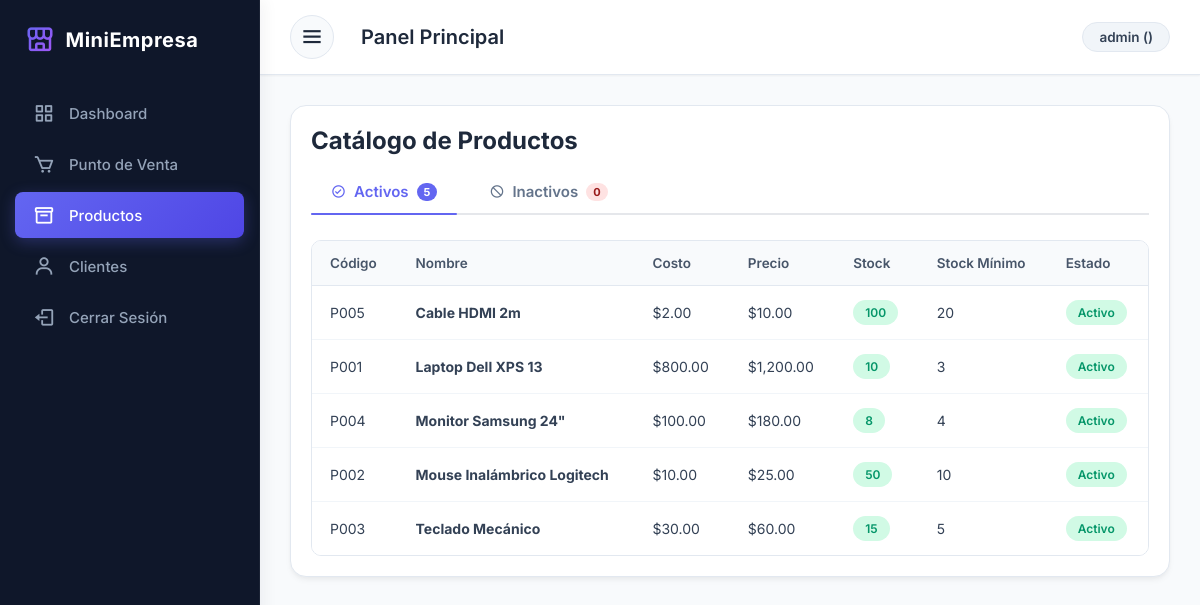
The page /index.php?action=productos (signed in) on the database its author committed.
### tables this page shows
CREATE TABLE IF NOT EXISTS productos (
    id INT AUTO_INCREMENT PRIMARY KEY,
    codigo VARCHAR(50) NOT NULL UNIQUE,
    nombre VARCHAR(150) NOT NULL,
    descripcion TEXT,
    costo DECIMAL(10,2) NOT NULL,
    precio DECIMAL(10,2) NOT NULL,
    stock INT NOT NULL DEFAULT 0,
    stock_minimo INT NOT NULL DEFAULT 5,
    estado BOOLEAN DEFAULT TRUE,
    fecha_creacion TIMESTAMP DEFAULT CURRENT_TIMESTAMP
);

### controllers/ProductController.php (called while the page is built, shortened)
<?php
require_once 'models/Producto.php';
class ProductController {
    public function index() {
        $db = (new Database())->getConnection();
        $productoModel = new Producto($db);
        $productos = $productoModel->obtenerTodosParaCatalogo();
        require_once 'views/productos/index.php';
    }
}
?>

### models/Producto.php (called while the page is built, shortened)
<?php
class Producto {
    private $conn;
    public function __construct($db) {
        $this->conn = $db;
    }
    public function obtenerTodosParaCatalogo() {
        $query = "CALL sp_obtener_todos_los_productos()";
        $stmt = $this->conn->prepare($query);
        $stmt->execute();
        return $stmt->fetchAll(PDO::FETCH_ASSOC);
    }
}
?>

### views/productos/index.php (the view, shortened to what this page needs)
<?php
require_once 'views/layout/header.php';
$productos_activos = array_filter($productos, function($p) {
    return (int)$p['estado'] === 1;
});
$productos_inactivos = array_filter($productos, function($p) {
    return (int)$p['estado'] === 0;
});
?>
<div class="card p-20">
    <div class="flex-between">
        <h2>Catálogo de Productos</h2>
    </div>
    <div class="tab-container">
        <button class="tab-button active" onclick="switchTab('activos', this)">
            <i class='bx bx-check-circle'></i> Activos
            <span class="tab-badge"><?= count($productos_activos) ?></span>
        </button>
        <button class="tab-button" onclick="switchTab('inactivos', this)">
            <i class='bx bx-block'></i> Inactivos
            <span class="tab-badge" style="background-color: #fee2e2; color: #991b1b;"><?= count($productos_inactivos) ?></span>
        </button>
    </div>
    <div id="tab-activos" class="tab-content active">
        <table class="table">
            <thead>
                <tr>
                    <th>Código</th>
                    <th>Nombre</th>
                    <th>Costo</th>
                    <th>Precio</th>
                    <th>Stock</th>
                    <th>Stock Mínimo</th>
                    <th>Estado</th>
                </tr>
            </thead>
            <tbody>
                <?php if(empty($productos_activos)): ?>
                    <tr>
                        <td colspan="8" style="text-align: center; color: var(--text-light); padding: 30px;">
                            <i class='bx bx-info-circle' style="font-size: 24px; vertical-align: middle; margin-right: 6px;"></i> No hay productos activos registrados.
                        </td>
                    </tr>
                <?php else: ?>
                    <?php foreach($productos_activos as $p): ?>
                    <tr>
                        <td><code><?= htmlspecialchars($p['codigo']) ?></code></td>
                        <td><strong><?= htmlspecialchars($p['nombre']) ?></strong></td>
                        <td>$<?= number_format($p['costo'], 2) ?></td>
                        <td>$<?= number_format($p['precio'], 2) ?></td>
                        <td>
                            <?php if($p['stock'] <= $p['stock_minimo']): ?>
                                <span class="badge badge-danger"><?= $p['stock'] ?></span>
                            <?php else: ?>
                                <span class="badge badge-success"><?= $p['stock'] ?></span>
                            <?php endif; ?>
                        </td>
                        <td><?= htmlspecialchars($p['stock_minimo']) ?></td>
                        <td><span class="badge badge-success">Activo</span></td>
                    </tr>
                    <?php endforeach; ?>
                <?php endif; ?>
            </tbody>
        </table>
    </div>
</div>
<?php require_once 'views/layout/footer.php'; ?>

### public/css/style.css (style rules this page uses)
:root { --primary-color: #6366f1; --primary-dark: #4f46e5; --secondary-color: #10b981; --secondary-dark: #059669; --danger-color: #ef4444; --danger-dark: #dc2626; --accent-purple: #a855f7; --dark-bg: #0f172a; --sidebar-bg: #0f172a; --light-bg: #f8fafc; --border-color: #e2e8f0; --text-main: #1e293b; --text-light: #64748b; --white: #ffffff; --transition: all 0.25s cubic-bezier(0.4, 0, 0.2, 1); --shadow: 0 4px 6px -1px rgba(0,0,0,0.05), 0 2px 4px -1px rgba(0,0,0,0.03); --shadow-md: 0 10px 15px -3px rgba(0, 0, 0, 0.05), 0 4px 6px -4px rgba(0, 0, 0, 0.05); --shadow-lg: 0 20px 25px -5px rgba(0, 0, 0, 0.1), 0 8px 10px -6px rgba(0, 0, 0, 0.05); }
* { margin: 0; padding: 0; box-sizing: border-box; font-family: 'Inter', sans-serif; }
body { background: var(--light-bg); color: var(--text-main); overflow-x: hidden; }
.card { background: var(--white); border-radius: 16px; padding: 25px; box-shadow: var(--shadow); border: 1px solid var(--border-color); transition: var(--transition); }
.p-20 { padding: 20px; }
.flex-between { display: flex; justify-content: space-between; align-items: center; }
.table { width: 100%; border-collapse: separate; border-spacing: 0; margin-top: 15px; border-radius: 10px; overflow: hidden; border: 1px solid var(--border-color); }
.table th, .table td { padding: 14px 18px; text-align: left; }
.table th { background: #f8fafc; font-weight: 600; color: #475569; font-size: 13.5px; border-bottom: 1px solid var(--border-color); }
.table td { border-bottom: 1px solid #f1f5f9; color: #334155; font-size: 14px; background: var(--white); }
.table tbody tr:last-child td { border-bottom: none; }
.badge { padding: 5px 12px; border-radius: 9999px; font-size: 12px; font-weight: 600; display: inline-flex; align-items: center; gap: 4px; }
.badge-success { background: #d1fae5; color: #059669; }

### views/productos/index.php (style rules this page uses)
.tab-container { display: flex; gap: 12px; border-bottom: 2px solid #e5e7eb; margin-bottom: 25px; margin-top: 15px; }
.tab-button { background: none; border: none; padding: 12px 20px; font-size: 15px; font-weight: 600; color: var(--text-light); cursor: pointer; position: relative; transition: var(--transition); display: flex; align-items: center; gap: 8px; }
.tab-button.active { color: var(--primary-color); }
.tab-button.active::after { content: ''; position: absolute; bottom: -2px; left: 0; width: 100%; height: 2.5px; background-color: var(--primary-color); border-radius: 2px; }
.tab-badge { font-size: 11px; padding: 2px 7px; border-radius: 12px; background: #e5e7eb; color: var(--text-main); font-weight: 700; transition: var(--transition); }
.tab-button.active .tab-badge { background: var(--primary-color); color: white; }
.tab-content { display: none; }
.tab-content.active { display: block; animation: tabSlideIn 0.3s ease-out forwards; }

### rows shown on the page
productos: codigo "P005", nombre "Cable HDMI 2m", costo "2.00", precio "10.00", stock "100", stock_minimo "20"
productos: codigo "P001", nombre "Laptop Dell XPS 13", costo "800.00", precio "1,200.00", stock "10", stock_minimo "3"
productos: codigo "P004", nombre "Monitor Samsung 24\"", costo "100.00", precio "180.00", stock "8", stock_minimo "4"
productos: codigo "P002", nombre "Mouse Inalámbrico Logitech", costo "10.00", precio "25.00", stock "50", stock_minimo "10"
productos: codigo "P003", nombre "Teclado Mecánico", costo "30.00", precio "60.00", stock "15", stock_minimo "5"

### other values the page prints
$_SESSION['username'] "admin"
count($productos_activos) "5"
count($productos_inactivos) "0"
